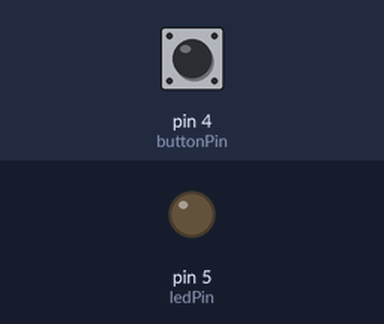
Bench run of a sketch on a simulated Arduino Uno, built with avr-gcc and run on an emulated ATmega328P. On the bench: output pins drawn as LEDs (lit = HIGH). Dashed ring = blinking. The inputs (shaded band) are chosen by the test bench; at power-on: pin 4 (buttonPin) LOW.

Above: at 1.2 s.
1.3 s: pin 4 (buttonPin) pulled HIGH for 0.15 s
At 1.55 s:
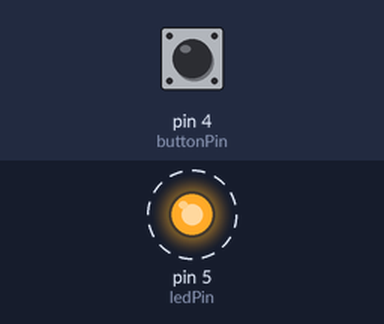
4.3 s: pin 4 (buttonPin) pulled HIGH for 1 s
At 4.3 s:
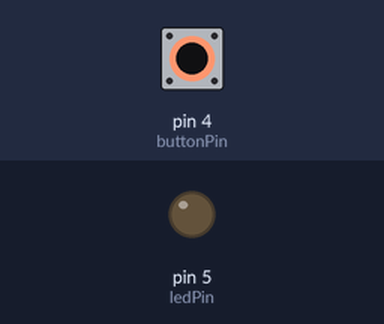
6.8 s: pin 4 (buttonPin) pulled HIGH for 3.2 s
At 7.05 s:
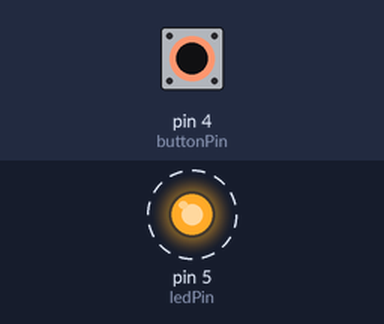
Timing chart, 0 to 17.5 s (numbered marks = the images above; inputs shaded):
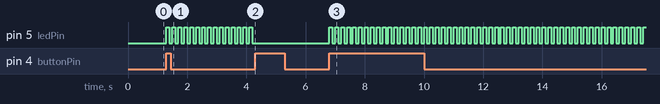

The sketch:

10_SW_LED_cntl_edge_blink.ino
```cpp
/*
  하드웨어 설계
  - SW(스위치)는 Active HIGH
  - LED는 Active HIGH
*/

const int ledPin = 5;
const int buttonPin = 4;
int led_flag = 0; // 0 = LED off, 1 = LED on
int cur_btn_val = LOW, per_btn_val = LOW;

void setup() {
  pinMode(ledPin, OUTPUT);
  pinMode(buttonPin, INPUT);

  // LED를 끄고 시작
  digitalWrite(ledPin, LOW);
}

void loop() {
  int cur_btn_val = digitalRead(buttonPin); // 현재값 저장

  // 스위치 동작에 따른 상태값 변경

  if (per_btn_val == LOW && cur_btn_val == HIGH) {
    if (led_flag == 0) {  // 꺼져 있으면 켜고
      led_flag = 1;
    }
    else {  // 켜져 있으면 끄고
      led_flag = 0;
    }
  }

  // 상태값에 따른 동작 구현

  if (led_flag == 1) {
    digitalWrite(ledPin, HIGH);
    delay(100);
    digitalWrite(ledPin, LOW);
    delay(100);
  }

  per_btn_val = cur_btn_val;  // 이전값 갱신
}
```

Measured:
- after the input at 1.3 s, pin 5 (ledPin): alternates HIGH for 0.10 s and LOW for 0.10 s, starting at once
- after the input at 4.3 s, pin 5 (ledPin): stops changing and stays LOW
- after the input at 6.8 s, pin 5 (ledPin): alternates HIGH for 0.10 s and LOW for 0.10 s, starting at once
